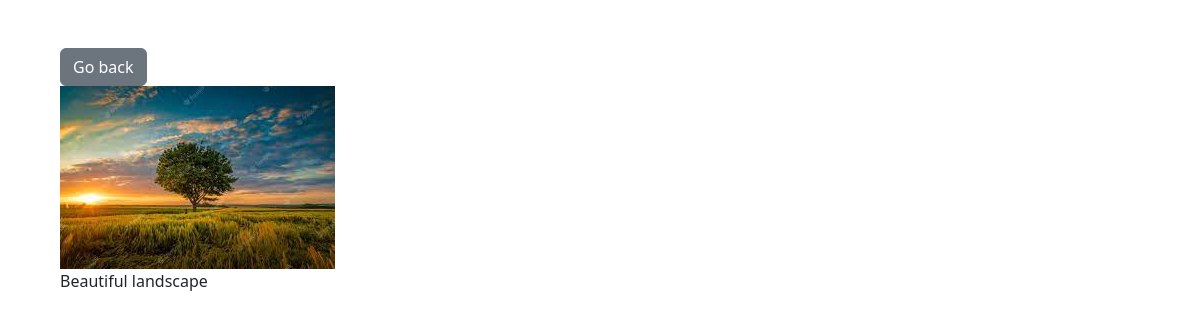
Screenshot of /photo/3 with the database file from the repository.
### photos/models.py (models this page shows, shortened)
class Photo(models.Model):
    category=models.ForeignKey(Category,on_delete=models.SET_NULL,null=True,blank=False)
    image= models.ImageField(null=False,blank=False)
    description=models.TextField()

### photos/views.py (the view)
# urls.py: path('photo/<str:pk>',views.photos,name='photos'),
def photos(request,pk):
    photos= Photo.objects.get(id=pk)
    context={
        'photos':photos
    }
    return render(request,'photos/photo.html',context)

### photos/templates/photos/photo.html (shortened to what this page needs)
<!DOCTYPE html>
<html lang="en">
  <head>
    <link
      href="https://cdn.jsdelivr.net/npm/bootstrap@5.3.0/dist/css/bootstrap.min.css"
      rel="stylesheet"
    />
  </head>
  <body class="m-5">
    <div class="container">
      <div class="row justify-content-center">
        <div class="col">
          <a href="{% url 'photos:gallery' %}" class="btn btn-secondary"
            >Go back</a
          >
          <div style="height: 90vh">
            <img
                style="max-width: 100%; max-height: 100%;"
                src="{{ photos.image.url }}"
              alt=""
            />
            <p>
              {{ photos.description }}
            </p>
          </div>
        </div>
      </div>
    </div>
  </body>
</html>

### rows the page displays
Photo: image (picture), description "Beautiful landscape"
